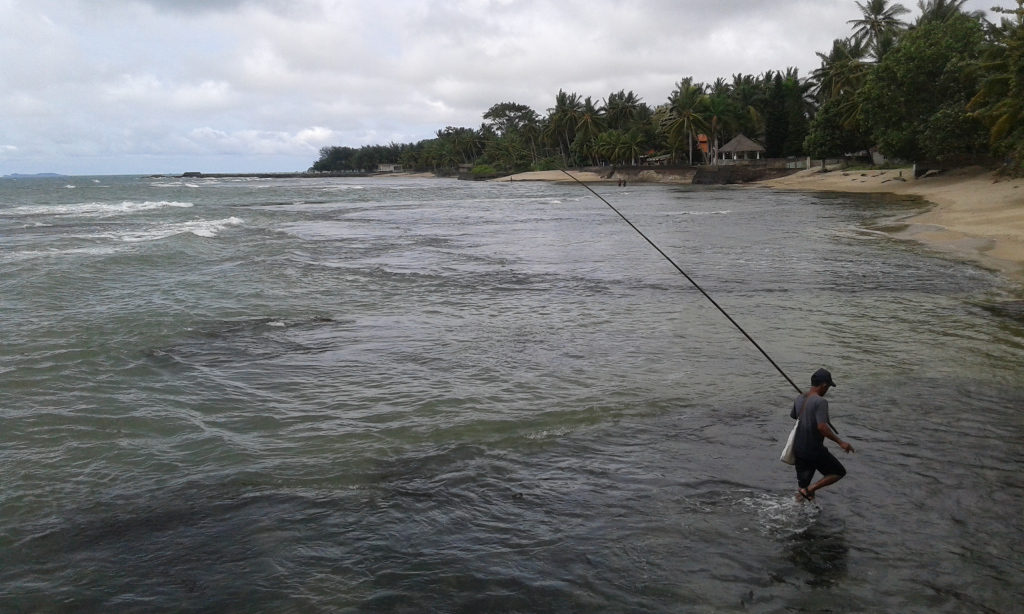
#> input picture data/fisher-anyer-beach-2016-raja-david.jpg, 1024 x 614 px
$ python _05_image_arithmetics.py
#> lines starting #> are read from the running program, lines starting #| are printed output that depends on the picture; after the words box and inside, x2 and y2 are one past the last pixel; in counts of white or black regions, pixels touching at a corner belong together
# Run command: python _05_image_arithmetics.py
# Further reading:
# https://docs.opencv.org/master/d0/d86/tutorial_py_image_arithmetics.html

# Importing libraries as shortcut
# import numpy as np
import cv2
# import matplotlib.pyplot as plt

# Load 2 images with same size = 1024 x 614
img1 = cv2.imread('../data/fisher-anyer-beach-2016-raja-david.jpg')
#> img1 is the input picture: shape (614, 1024, 3); mean B, G, R 114.9, 114.5, 112.4
img2 = cv2.imread('../data/kali-ketabang-surabaya-2015-raja-david.jpg')
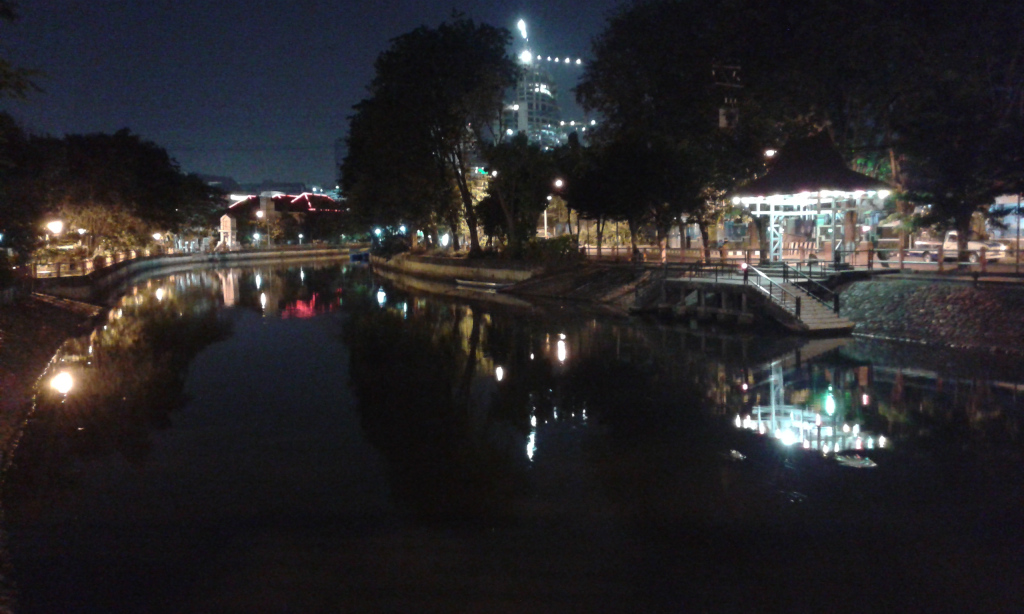
#> input picture data/kali-ketabang-surabaya-2015-raja-david.jpg, 1024 x 614 px
#> img2 is the input picture: shape (614, 1024, 3); mean B, G, R 40.7, 38.4, 40.5

# -----------------------------------------------------------------------------------
# Using arithmetic operation
#  This produced a bit messy result
add1 = img1 + img2

# Using opencv 'add' function
#  (155, 211, 79) + (50, 170, 200) = (205, 381, 279) translated to (205, 255, 255)
#  This produced the image is very "white."
add2 = cv2.add(img1, img2)

# Show the image
cv2.imshow('Add using arithmetic', add1)
cv2.imshow('Add using opencv func', add2)
# -----------------------------------------------------------------------------------
# Using opencv 'addWeighted' function
weighted = cv2.addWeighted(img1, 0.6, img2, 0.4, 0)
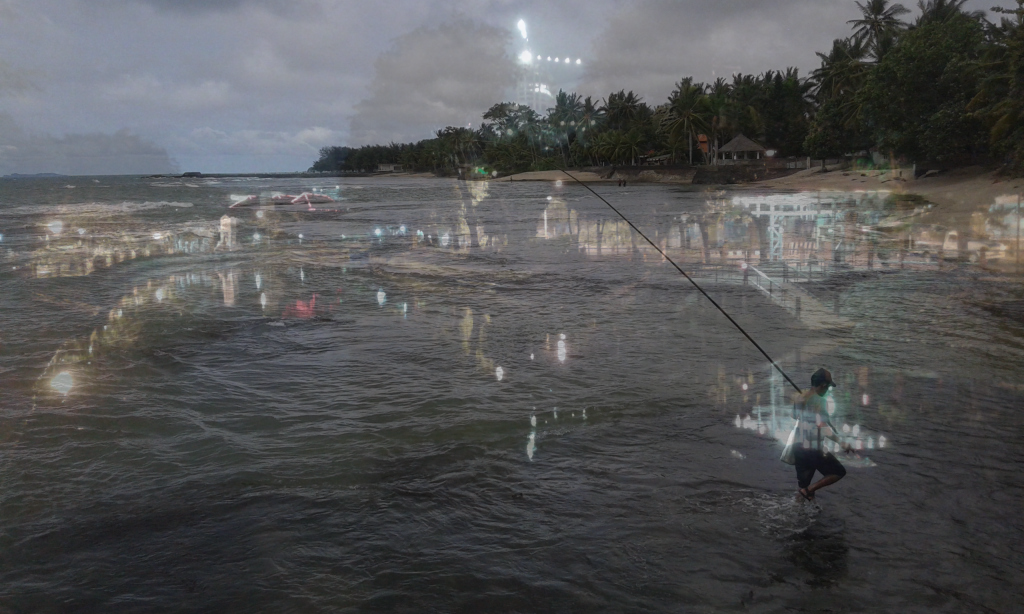
#> weighted: shape (614, 1024, 3); mean B, G, R 85.2, 84.1, 83.6

# Show the image
cv2.imshow('Add weighted operation', weighted)
# -----------------------------------------------------------------------------------

# Load 2 images with different size
img3 = cv2.imread('../data/lido-lake-bogor-2013-raja-david.jpg')  # 1024 x 768
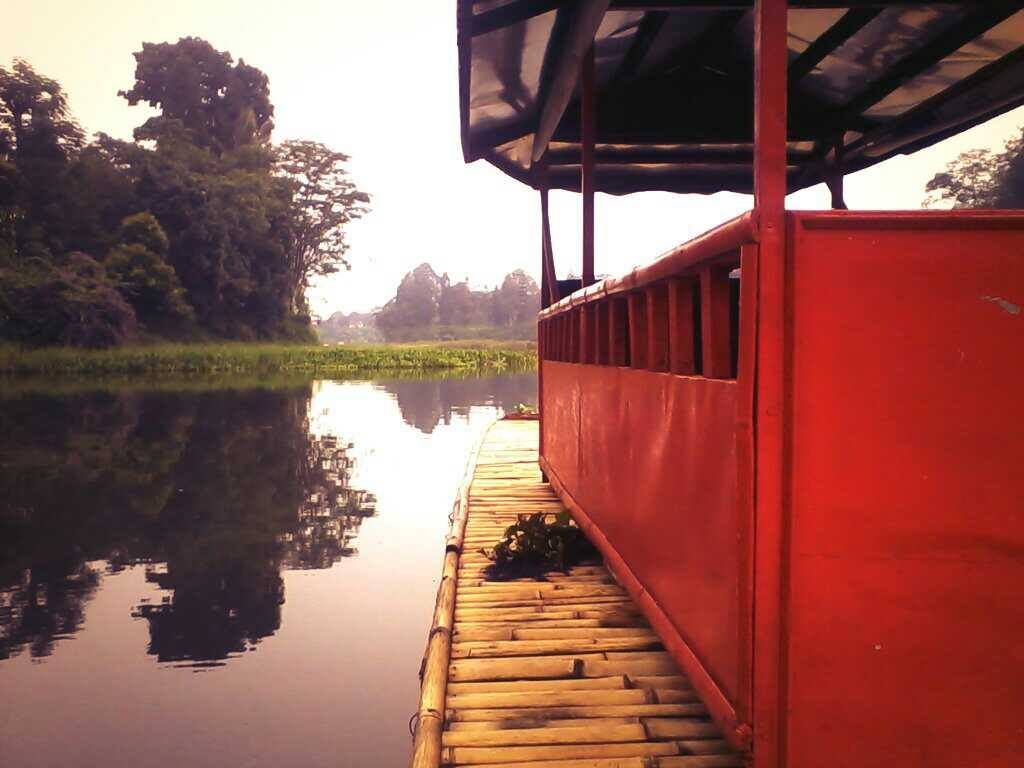
#> input picture data/lido-lake-bogor-2013-raja-david.jpg, 1024 x 768 px
#> img3 is the input picture: shape (768, 1024, 3); mean B, G, R 85.1, 91.7, 142.2
img4 = cv2.imread('../data/fisher-anyer-beach-2016-raja-david.jpg')  # 1024 x 614

# Taking 'img4' as foreground and add it to 'img3'
#  Create an ROI to put 'img4' on top-left corner
rows, cols, channels = img4.shape
#> rows = 614; cols = 1024; channels = 3
roi = img3[0:rows, 0:cols]
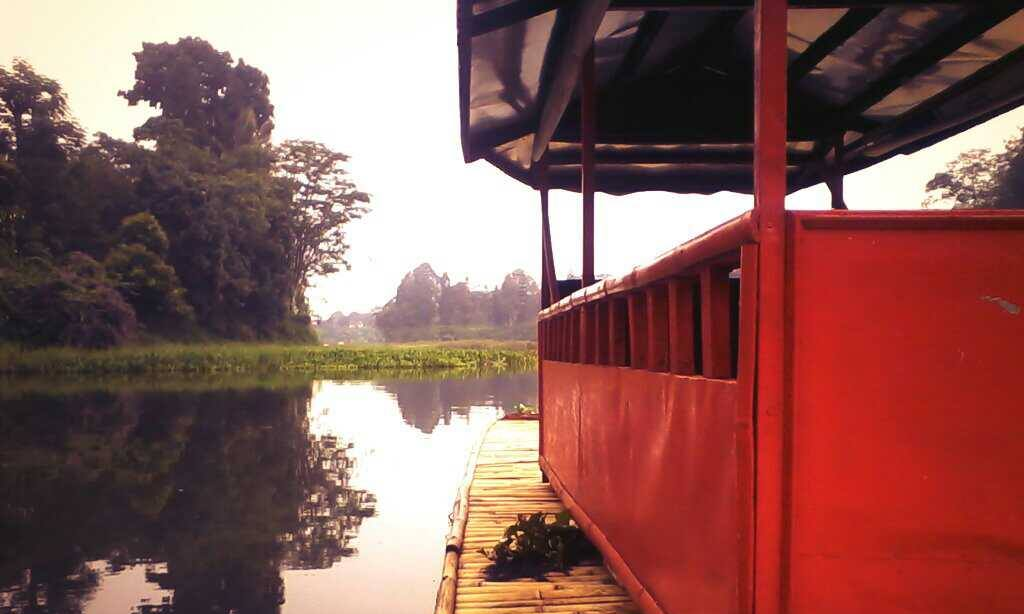
#> roi: shape (614, 1024, 3); mean B, G, R 89, 92.9, 138.6

# Now create a mask of 'img4' and create its inverse mask
img4gray = cv2.cvtColor(img4, cv2.COLOR_BGR2GRAY)

# Add a threshold
#  If the pixel value is above 220, it will be converted to 255
#  If the pixel value is below 220, it will be converted to black
ret, mask = cv2.threshold(img4gray, 220, 255, cv2.THRESH_BINARY_INV)
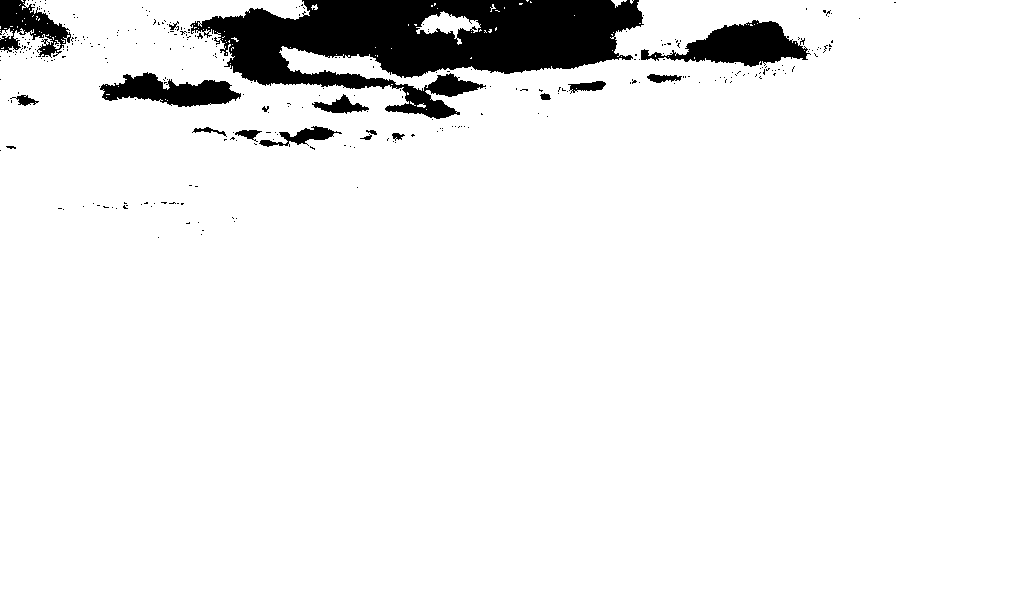
#> mask: shape (614, 1024); 93.6% white; 316 black regions (298 under 20 px), largest, box (x1, y1, x2, y2) and area: (190, 0, 644, 119) 28338, (641, 20, 811, 67) 3905, (100, 72, 241, 107) 2732

mask_invisible = cv2.bitwise_not(mask)

# Now black-out the area of 'img4' in ROI
img3_bg = cv2.bitwise_and(roi, roi, mask=mask_invisible)
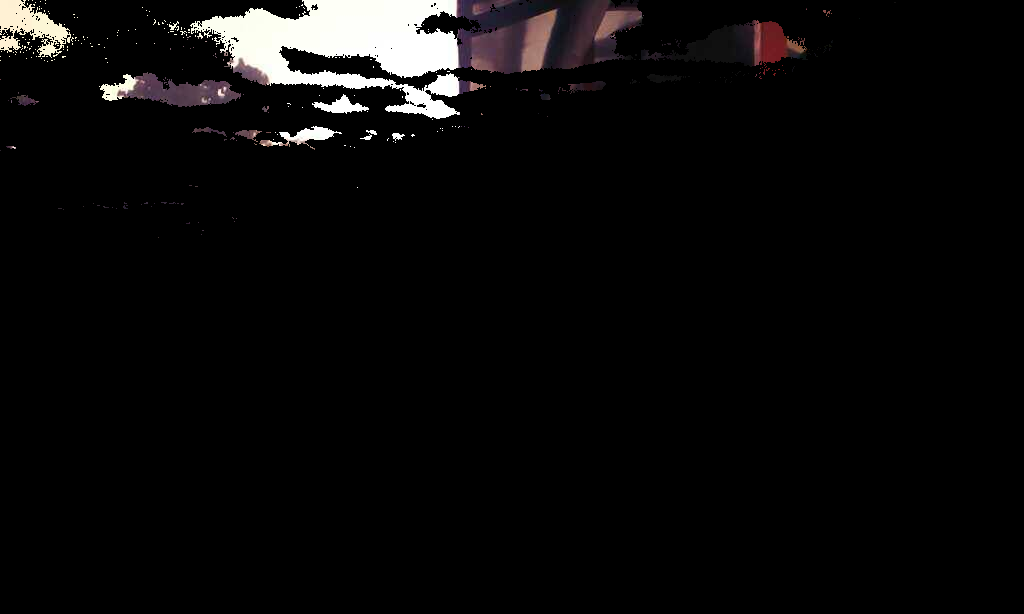
#> img3_bg: shape (614, 1024, 3); mean B, G, R 9.8, 9.8, 10.5

# Take only region of 'img4' from 'img4' image
img4_fg = cv2.bitwise_and(img4, img4, mask=mask)

# Overlapping the image
dst = cv2.add(img3_bg, img4_fg)
img3[0:rows, 0:cols] = dst
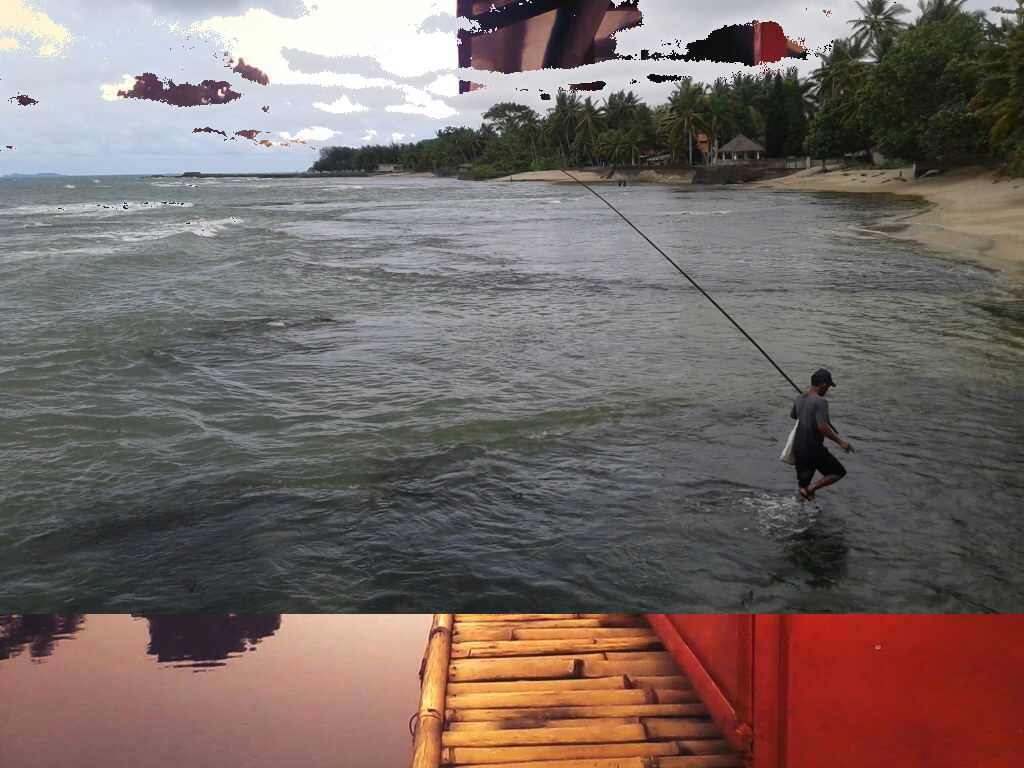
#> img3: shape (768, 1024, 3); mean B, G, R 101.6, 105.2, 118.1

# Show the image
cv2.imshow('result', img3)

# Wait until any key is pressed
cv2.waitKey(0)

# Close everything
cv2.destroyAllWindows()
